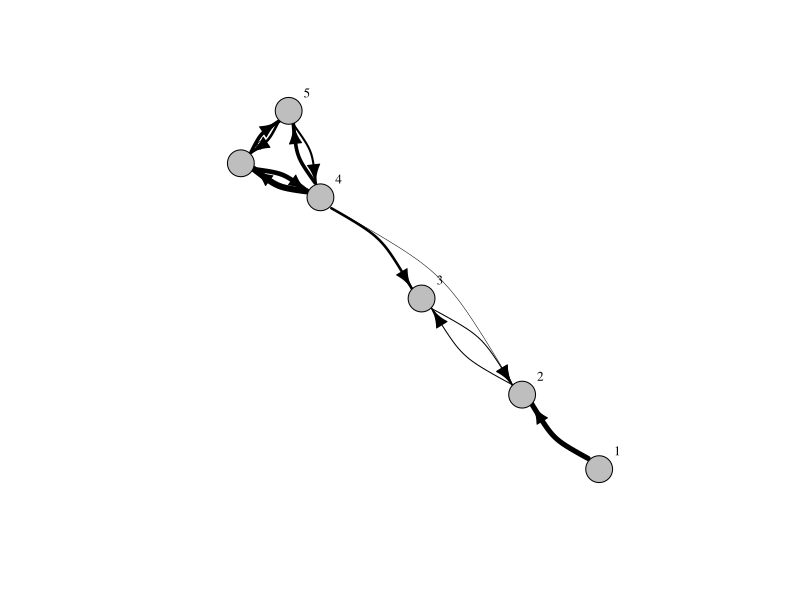
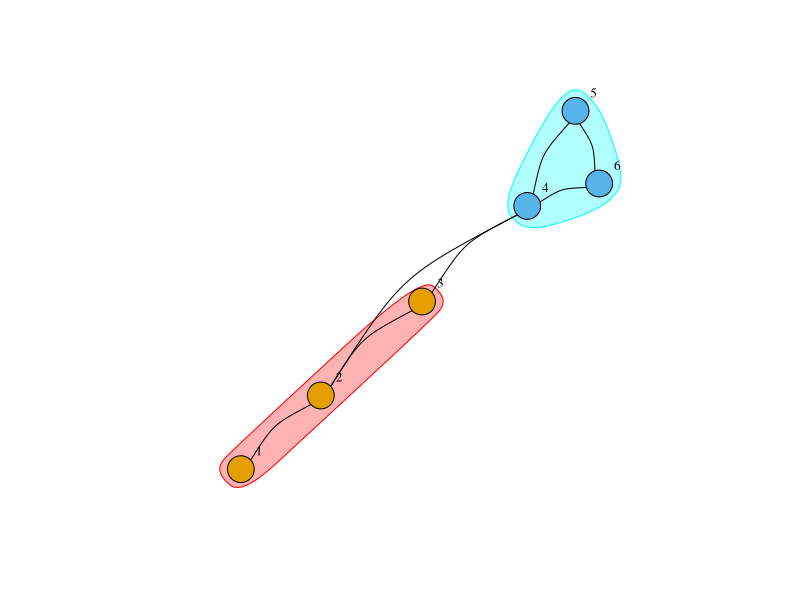

The R source for these figures, in order:
# The following code was used to create the arbitrary network in table 1, which 
# defines the different graph network metrics used in the manuscript.

# Load the required libraries
library(igraph)
library(dplyr)

# Construct a hypothetical graph
g1 <- graph(edges=c(1,2, 2,3, 3,2, 4,2, 4,3, 4,5, 4,6, 5,4, 5,6, 6,5, 6,4), n=6, directed=T) 
E(g1)$weight <- c(10, 2, 2, 1, 5, 7, 12, 4, 5, 7, 9)
E(g1)$width <- E(g1)$weight/2
  
# Plot to check
plot(g1, edge.arrow.size=1, vertex.color="grey", vertex.size=15, 
     vertex.frame.color="black", vertex.label.color="black", 
     vertex.label.cex=0.8, vertex.label.dist=2, edge.color="black", edge.curved=0.3)

# Number of nodes
V(g1)
# 6

# Network density
ecount(g1)/(vcount(g1)*(vcount(g1)-1)) # Directed network calculation 
# 0.3666667

# Out-degree and In-degree
deg <- degree(g1, mode="out")
deg
# node 4 = 4
deg <- degree(g1, mode="in")
deg
# node 4 = 2

# Number of clusters
g2 <- as.undirected(g1)
ceb <- cluster_fast_greedy(g2, weights=NULL)
plot(ceb, g2, vertex.color="grey", vertex.size=15, 
     vertex.frame.color="black", vertex.label.color="black", 
     vertex.label.cex=0.8, vertex.label.dist=2, edge.color="black", edge.curved=0.3)
length(ceb)
# 2

# Modularity
modularity(ceb)
# 0.30

# Cluster permeability
# Node 4 is the only bridge
# The two links it has with the other community have a value of 1 and 5
# Total number of particles exchanged is equal to 64
sum(E(g1)$weight)
# So to calculate permeability
(6/64)*100
# Bridges between communities account for 9.4% of all particle movement

